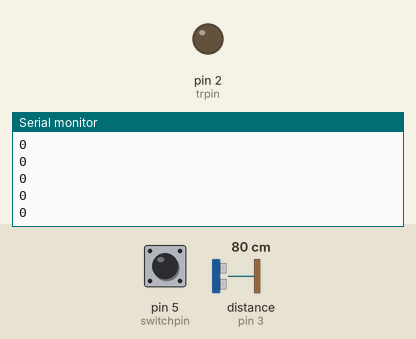
Simulated run of this sketch. Board: Arduino Uno, built with avr-gcc and run on an emulated ATmega328P. Parts: output pins drawn as LEDs (lit = HIGH), the last lines printed to the serial monitor. The inputs (shaded band) are chosen by the test bench; at power-on: pin 5 (switchpin) LOW, distance to the obstacle (sensor on pin 3) 80 cm. The echo pulse lasts 58.3 µs per cm.

Above: at 1.2 s.
1.3 s: pin 5 (switchpin) pulled HIGH for 0.15 s
2.9 s: pin 5 (switchpin) pulled HIGH for 1 s
At 3.5 s:
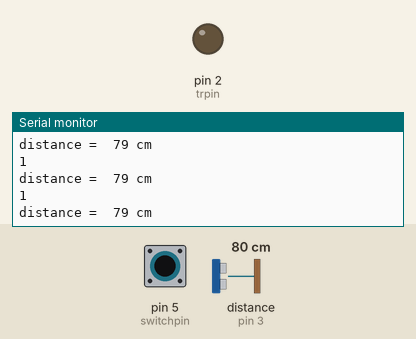
6.9 s: pin 5 (switchpin) driven HIGH
9.9 s: distance to the obstacle (sensor on pin 3) set to 12 cm
At 10.5 s:
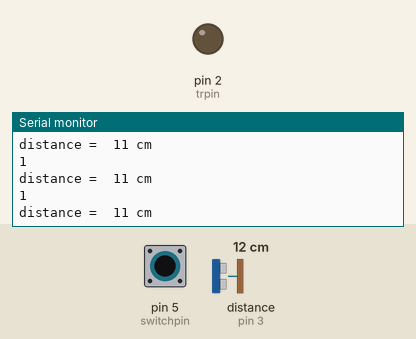
12.9 s: distance to the obstacle (sensor on pin 3) set to 9 cm
At 13.5 s:
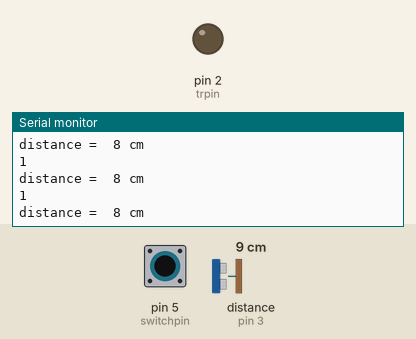
15.9 s: pin 5 (switchpin) driven LOW
At 16.8 s:
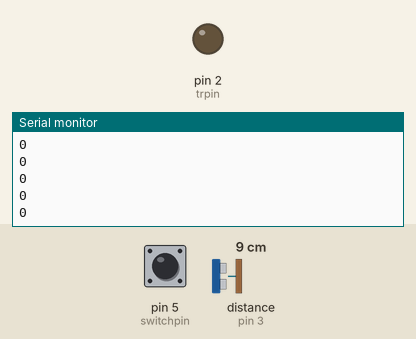
Timing chart, 0 to 18.9 s (numbered marks = the images above; inputs shaded):
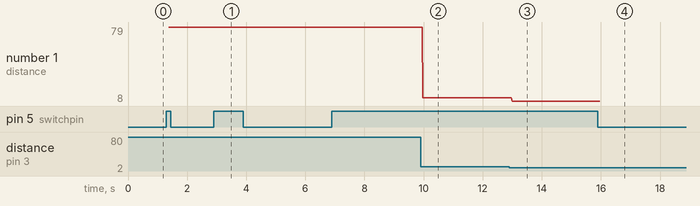

Measured:
- after the input at 9.9 s, the serial monitor: prints a new line after 0.07 s (image 2)
- after the input at 12.9 s, the serial monitor: prints a new line after 0.09 s (image 3)
- after the input at 15.9 s, the serial monitor: prints a new line after 0.08 s (image 4)
- plotted number 1: 79 → 11 after the input at 9.9 s, 11 → 8 after the input at 12.9 s

The sketch:

sonic.ino
```cpp
const int trpin = 2;
const int echpin = 3;
const int ledpin = 4;
const int switchpin = 5;

long dura ;
int dist;

void setup() {
  pinMode (trpin, OUTPUT);
  pinMode (echpin, INPUT);
  Serial.begin(9600);
}

void loop() {
  bool statesw = digitalRead(switchpin);
  Serial.print (statesw);
  Serial.println  ("  ");
if (statesw  == HIGH){


  digitalWrite(trpin, LOW);
  delayMicroseconds(2);
  digitalWrite(trpin, HIGH);
  delayMicroseconds(10);
  digitalWrite(trpin, LOW);
  dura = pulseIn(echpin, HIGH);
  dist = dura * 0.034 / 2;
  Serial.print(  "distance =  "  );
  Serial.print (dist);
  Serial.print (" ");
  Serial.println("cm");
 if ( dist < 10) {
  digitalWrite(ledpin,HIGH);
 }
 else {
  digitalWrite(ledpin,LOW );


 }}

 }
```
